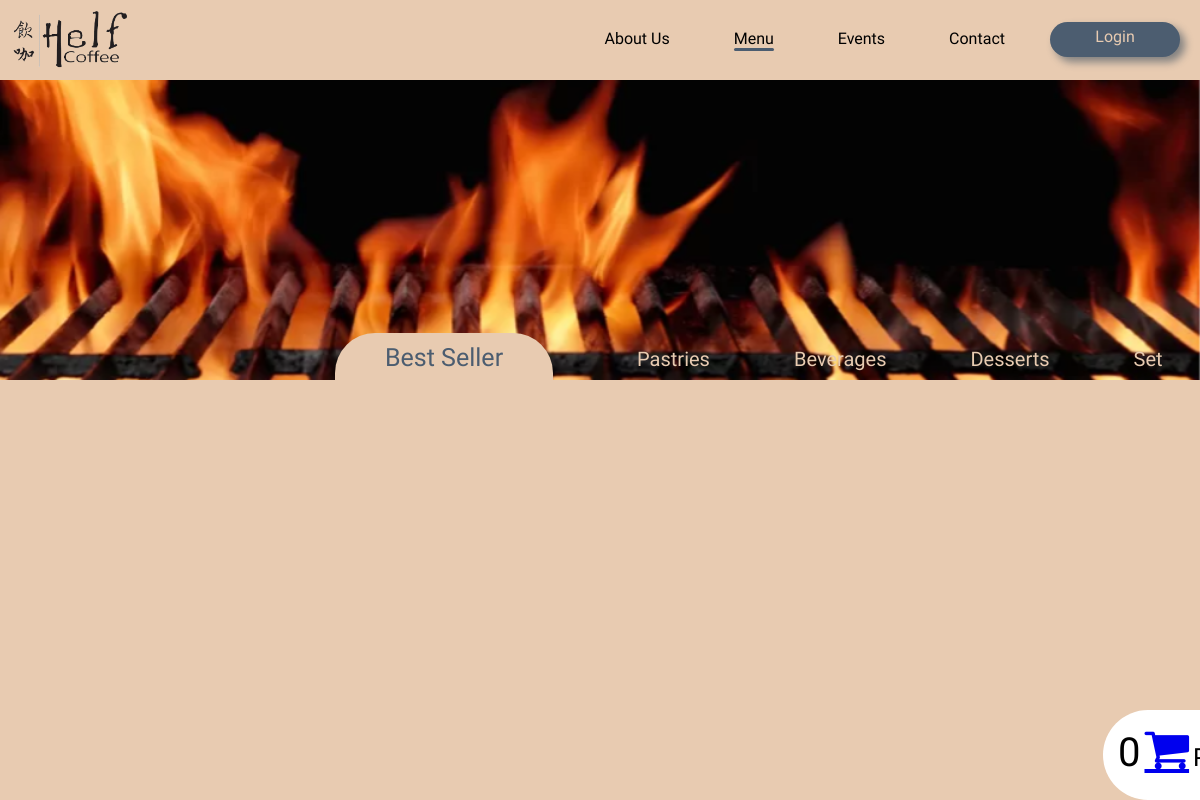
Before: /User/menu_best_seller.php with the older database file.
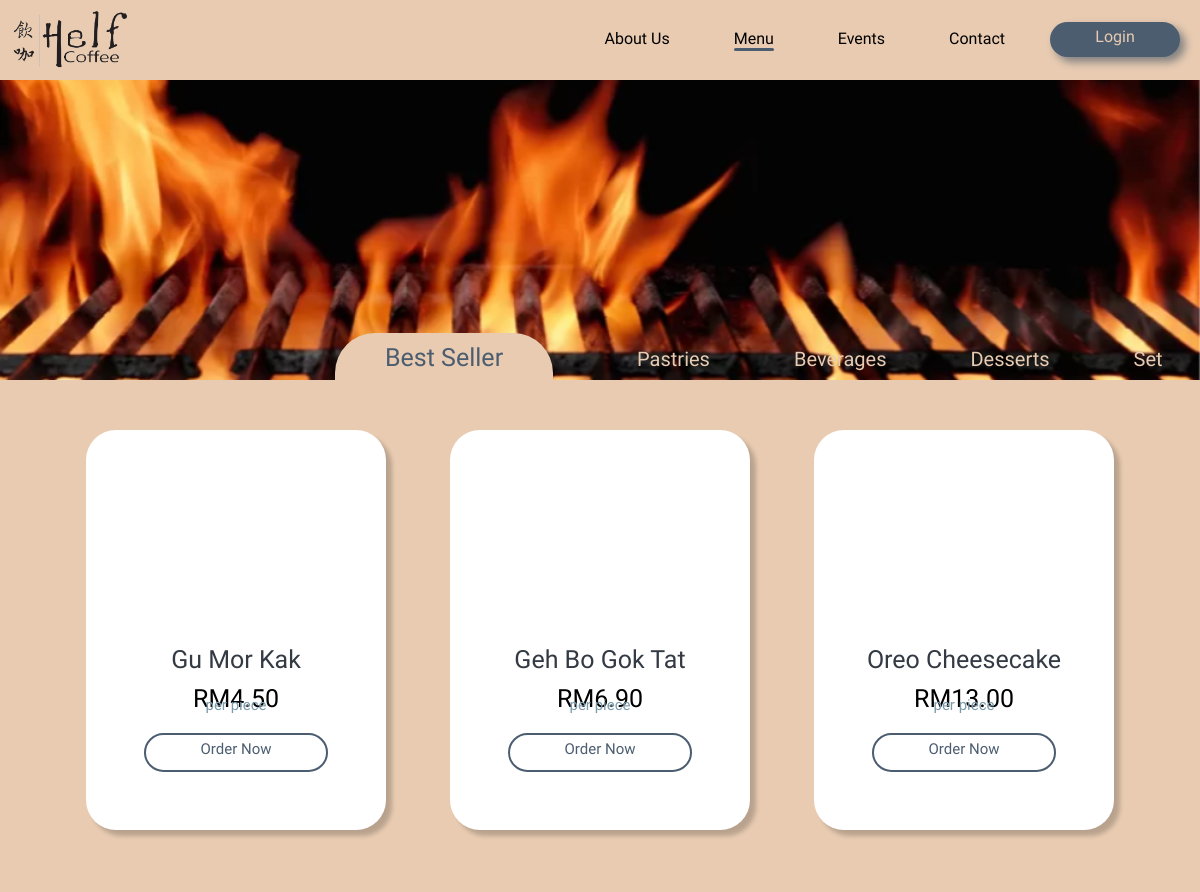
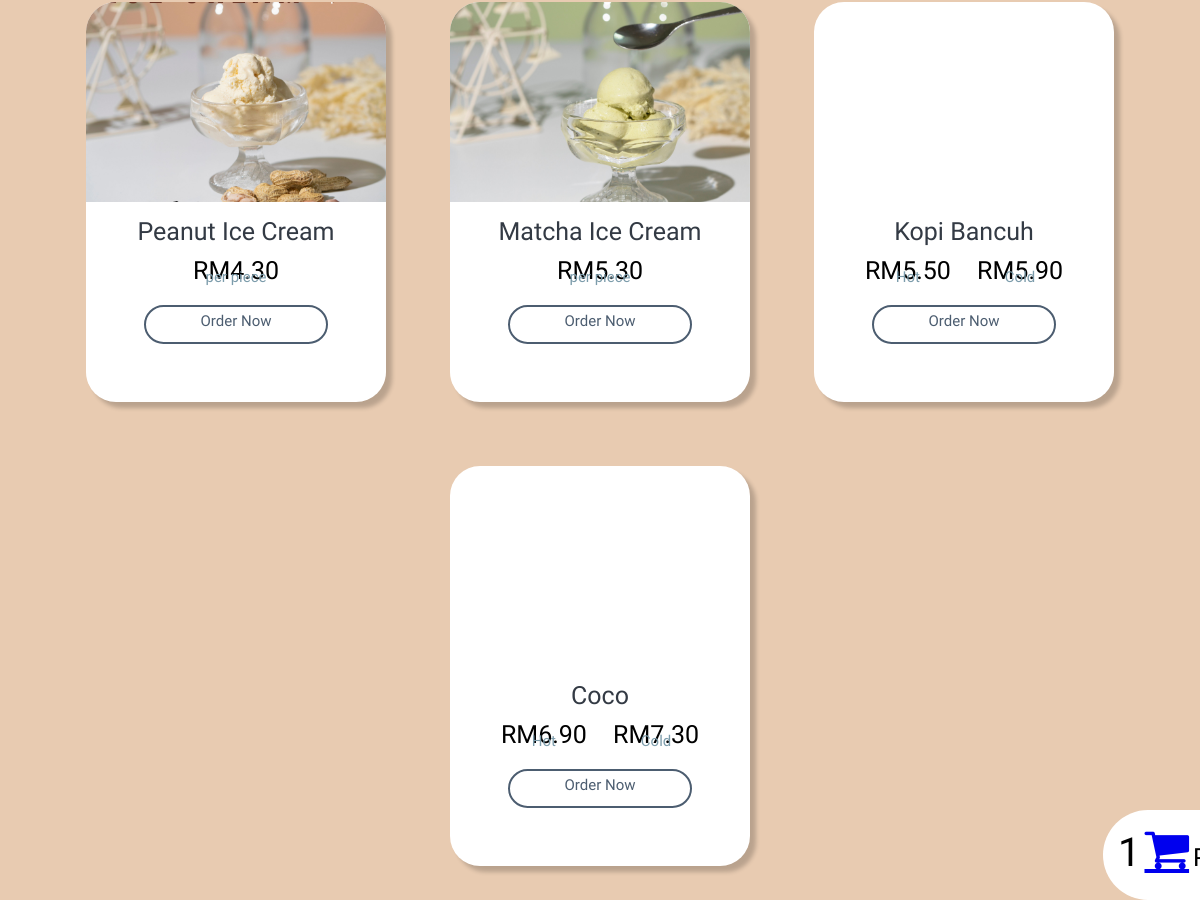
After: the same page with the newer database file (2 pictures, top to bottom).
### tables this page shows
CREATE TABLE `product` (
  `product_id` int(11) NOT NULL,
  `product_name` text NOT NULL,
  `price` float NOT NULL,
  `product_type` int(100) NOT NULL,
  `product_desc` text NOT NULL,
  `product_quan` int(100) NOT NULL,
  `product_cal` int(100) NOT NULL,
  `best_seller` tinyint(1) NOT NULL,
  `product_img` varchar(100) NOT NULL,
  `pixel` int(10) NOT NULL
);

### User/menu_best_seller.php (the view, shortened to what this page needs)
<?php
    include 'dbConnection.php';
 ?>
<!DOCTYPE html>
<html lang="en">
<head>
    <link rel="stylesheet" href="css/menu_style.css">
    <link rel="stylesheet" href="https://cdnjs.cloudflare.com/ajax/libs/font-awesome/4.7.0/css/font-awesome.min.css">
</head>
<body>
    <div class="nav_bar">
        <div class="logo">
            <a href="index.php"><img src="images/helf_coffee_logo.png" alt="Helf Coffee Logo" style="width: 130px" href="index.html"></a>
        </div>
        <?php if(!isset($_SESSION['logged_in'])) : ?>
        <a href="user_login.php" class="login">Login</a>
        <?php endif ?>
        <nav class="pages">
            <ul>
                <li><a href="#">About Us</a></li>
                <li><a class="active" href="menu_best_seller.php">Menu</a></li>
                <li><a href="#">Events</a></li>
                <li><a href="#">Contact</a></li>
            </ul>
        </nav>
    </div>
    <div class="menu_bar" id="scroll">
        <img src="images/best_seller_bg.png" alt="Best Seller Bg">
        <ul>
            <li><a class="active2" href="menu_best_seller.php">Best Seller</a></li>
            <li><a class="unactive" href="menu_pastries.php">Pastries</a></li>
            <li><a class="unactive" href="menu_beverages.php">Beverages</a></li>
            <li><a class="unactive" href="menu_desserts.php">Desserts</a></li>
            <li><a class="unactive" href="menu_set.php">Set</a></li>
        </ul>
    </div>
    <div class="item_container">
        <?php
                $sql = $conn->query("SELECT * FROM product WHERE best_seller = 1 AND product_type != 3 ORDER BY product_id");
                $sql2 = $conn->query("SELECT * FROM product WHERE best_seller = 1 AND product_type = 3 ORDER BY product_id");
                ?>
                <?php
                if($sql->num_rows > 0)
                {
                    while($data=$sql->fetch_assoc())
                    {
                ?>
            <div class="item">
            <div class="item_pic">
            <?php
                echo  '<img style="bottom: '.$data['pixel'].'px;" src="'.$data['product_img'].'"/>';
            ?>
            </div>
            <div class="description">
                <div class="item_name"><center><?php echo $data['product_name']?></center></div>
                <div class="price">
                    <center>RM<?php echo number_format($data['price'], 2);?></center>
                    <div class="sub_price"><center>per piece</center></div>
                </div>
                <div class="order_btn" onclick="togglePopup_<?php echo $data['product_id']?>()"><center>Order Now</center></div>
            </div>
        </div>
        <?php
           }
           while($data=$sql2->fetch_assoc())
                    {
                    $cold = 0.40;
                ?>
            <div class="item">
            <div class="item_pic">
            </div>
            <div class="description">
                <div class="item_name"><center><?php echo $data['product_name']?></center></div>
                <div class="price">
                    <div class="price">
                        <center>RM<?php echo number_format($data['price'], 2);?></center>
                        <div class="sub_price"><center>Hot</center></div>
                    </div>
                    <div class="price">
                        <center>RM<?php echo number_format($data['price'] +$cold , 2);?></center>
                        <div class="sub_price"><center>Cold</center></div>
                    </div>
                </div>
                <div class="order_btn" onclick="togglePopup_<?php echo $data['product_id']?>()"><center>Order Now</center></div>
            </div>
        </div>
        <?php
           }
        }
        ?>
    </div>
    <div class="cart-btn" id="cart">
        <?php
            $result = $conn->query("SELECT COUNT(*) FROM `cart_temp`");
            $row = $result->fetch_row();
        ?>
        <span class ="cart-quantity"><?php echo $row[0];?></span>
        <a href ="cart.php"class="fa fa-shopping-cart fa-3x" aria-hidden="true"></a>
        <span id="cart-success" style = "font-size: 25px">Product successfully added to cart</span>
    </div>
</body>
</html>

Changed rows visible on the page:
now on this page (row edited): product: product_name "Gu Mor Kak", price "4.50"
now on this page (row edited): product: product_name "Geh Bo Gok Tat", price "6.90"
now on this page (row edited): product: product_name "Oreo Cheesecake", price "13.00"
now on this page (row edited): product: product_img (picture), product_name "Peanut Ice Cream", price "4.30"
added product: product_img (picture), product_name "Matcha Ice Cream", price "5.30"
now on this page (row edited): product: product_name "Kopi Bancuh", price "5.50", $data['price'] +$cold "5.90"
added product: product_name "Coco", price "6.90", $data['price'] +$cold "7.30"
Other visible differences:
$row[0]: "0" → "1"
